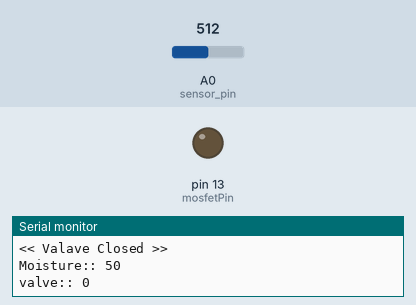
A sketch run on a simulated Arduino Uno, built with avr-gcc and run on an emulated ATmega328P. Parts: output pins drawn as LEDs (lit = HIGH), the last lines printed to the serial monitor. The test bench sets the inputs (shaded band); at power-on: A0 (sensor_pin) = 512.

Above: at 5.8 s.
5.9 s: A0 (sensor_pin) set to 851
11.9 s: A0 (sensor_pin) set to 877
At 15.5 s:
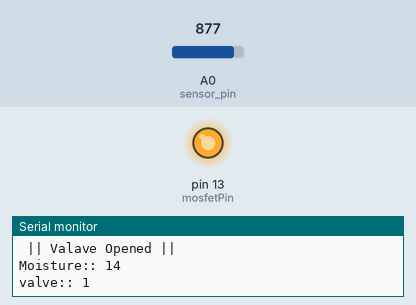
17.9 s: A0 (sensor_pin) set to 716
At 20.5 s:
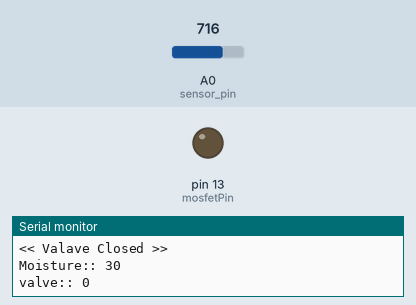
23.9 s: A0 (sensor_pin) set to 900
At 25.6 s:
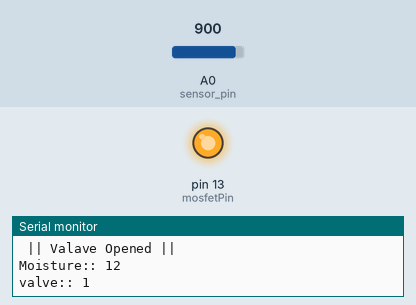
Timing chart, 0 to 27.1 s (numbered marks = the images above; inputs shaded):
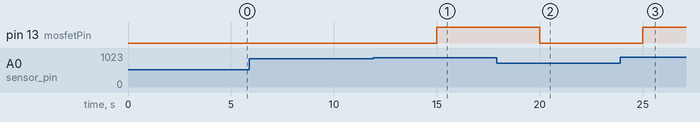

The sketch:

relayTest2.ino
```cpp
int sensor_pin = A0;
int mosfetPin = 13;
int relayPin = 8;
int output_value ;
int output_value_perc;
int valve_status = 0;
int iteration = 0;
String message_from_pc;

void setup() {

  pinMode(mosfetPin, OUTPUT);
  pinMode(LED_BUILTIN, OUTPUT);
  Serial.begin(9600);

  //   Serial.begin(115200);
  //   Serial.println("Reading From the Sensor new code...");
  //   delay(1000);

}

void loop() {

  output_value = analogRead(sensor_pin);

  output_value_perc = map(output_value, 1024, 0, 0, 100);
  iteration++;
  Serial.print("Iteration: ");
  Serial.println(iteration);


  if (output_value_perc > 15)
  {

    //    Close Valve
    Serial.println("<< Valave Closed >>");

    digitalWrite(mosfetPin, LOW);

    digitalWrite(relayPin, LOW);

    valve_status = 0;
  }
  else
  {
    //    Open Valve
    Serial.println(" || Valave Opened ||");

    digitalWrite(mosfetPin, HIGH);
    valve_status = 1;

    digitalWrite(relayPin, HIGH);
  }
  Serial.print("Moisture:: ");
  Serial.println(output_value_perc);


  Serial.print("valve:: ");
  Serial.println(valve_status);

  delay(5000);

  //   }

}
```

Measured:
- the behaviour switches between 860 and 861 on A0 (sensor_pin) (found by bisection; images 0 and 1)
- after the input at 11.9 s, pin 13 (mosfetPin): LOW → HIGH after 3.1 s
- after the input at 17.9 s, pin 13 (mosfetPin): HIGH → LOW after 2.1 s
- after the input at 23.9 s, pin 13 (mosfetPin): LOW → HIGH after 1.1 s
